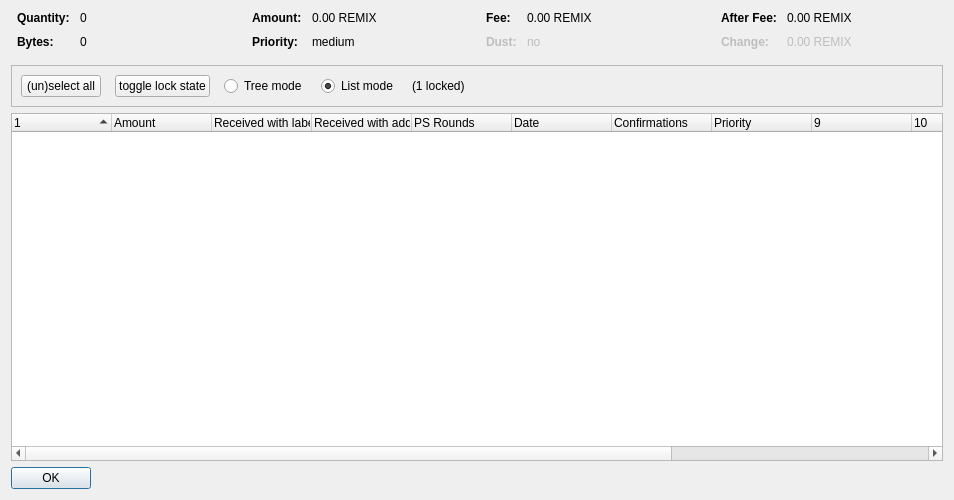
<?xml version="1.0" encoding="UTF-8"?>
<ui version="4.0">
 <class>CoinControlDialog</class>
 <widget class="QDialog" name="CoinControlDialog">
  <property name="geometry">
   <rect>
    <x>0</x>
    <y>0</y>
    <width>954</width>
    <height>500</height>
   </rect>
  </property>
  <property name="windowTitle">
   <string>Coin Selection</string>
  </property>
  <layout class="QVBoxLayout" name="verticalLayout">
   <item>
    <layout class="QHBoxLayout" name="horizontalLayoutTop" stretch="0,0,0,0">
     <property name="topMargin">
      <number>0</number>
     </property>
     <property name="bottomMargin">
      <number>10</number>
     </property>
     <item>
      <layout class="QFormLayout" name="formLayoutCoinControl1">
       <property name="horizontalSpacing">
        <number>10</number>
       </property>
       <property name="verticalSpacing">
        <number>10</number>
       </property>
       <property name="leftMargin">
        <number>6</number>
       </property>
       <property name="rightMargin">
        <number>6</number>
       </property>
       <item row="0" column="0">
        <widget class="QLabel" name="labelCoinControlQuantityText">
         <property name="font">
          <font>
           <weight>75</weight>
           <bold>true</bold>
          </font>
         </property>
         <property name="text">
          <string>Quantity:</string>
         </property>
        </widget>
       </item>
       <item row="0" column="1">
        <widget class="QLabel" name="labelCoinControlQuantity">
         <property name="cursor">
          <cursorShape>IBeamCursor</cursorShape>
         </property>
         <property name="contextMenuPolicy">
          <enum>Qt::ActionsContextMenu</enum>
         </property>
         <property name="text">
          <string notr="true">0</string>
         </property>
         <property name="textInteractionFlags">
          <set>Qt::LinksAccessibleByMouse|Qt::TextSelectableByKeyboard|Qt::TextSelectableByMouse</set>
         </property>
        </widget>
       </item>
       <item row="1" column="0">
        <widget class="QLabel" name="labelCoinControlBytesText">
         <property name="font">
          <font>
           <weight>75</weight>
           <bold>true</bold>
          </font>
         </property>
         <property name="text">
          <string>Bytes:</string>
         </property>
        </widget>
       </item>
       <item row="1" column="1">
        <widget class="QLabel" name="labelCoinControlBytes">
         <property name="cursor">
          <cursorShape>IBeamCursor</cursorShape>
         </property>
         <property name="contextMenuPolicy">
          <enum>Qt::ActionsContextMenu</enum>
         </property>
         <property name="text">
          <string notr="true">0</string>
         </property>
         <property name="textInteractionFlags">
          <set>Qt::LinksAccessibleByMouse|Qt::TextSelectableByKeyboard|Qt::TextSelectableByMouse</set>
         </property>
        </widget>
       </item>
      </layout>
     </item>
     <item>
      <layout class="QFormLayout" name="formLayoutCoinControl2">
       <property name="horizontalSpacing">
        <number>10</number>
       </property>
       <property name="verticalSpacing">
        <number>10</number>
       </property>
       <property name="leftMargin">
        <number>6</number>
       </property>
       <property name="rightMargin">
        <number>6</number>
       </property>
       <item row="0" column="0">
        <widget class="QLabel" name="labelCoinControlAmountText">
         <property name="font">
          <font>
           <weight>75</weight>
           <bold>true</bold>
          </font>
         </property>
         <property name="text">
          <string>Amount:</string>
         </property>
        </widget>
       </item>
       <item row="0" column="1">
        <widget class="QLabel" name="labelCoinControlAmount">
         <property name="cursor">
          <cursorShape>IBeamCursor</cursorShape>
         </property>
         <property name="contextMenuPolicy">
          <enum>Qt::ActionsContextMenu</enum>
         </property>
         <property name="text">
          <string notr="true">0.00 REMIX</string>
         </property>
         <property name="textInteractionFlags">
          <set>Qt::LinksAccessibleByMouse|Qt::TextSelectableByKeyboard|Qt::TextSelectableByMouse</set>
         </property>
        </widget>
       </item>
       <item row="1" column="0">
        <widget class="QLabel" name="labelCoinControlPriorityText">
         <property name="font">
          <font>
           <weight>75</weight>
           <bold>true</bold>
          </font>
         </property>
         <property name="text">
          <string>Priority:</string>
         </property>
        </widget>
       </item>
       <item row="1" column="1">
        <widget class="QLabel" name="labelCoinControlPriority">
         <property name="cursor">
          <cursorShape>IBeamCursor</cursorShape>
         </property>
         <property name="contextMenuPolicy">
          <enum>Qt::ActionsContextMenu</enum>
         </property>
         <property name="text">
          <string>medium</string>
         </property>
         <property name="textInteractionFlags">
          <set>Qt::LinksAccessibleByMouse|Qt::TextSelectableByKeyboard|Qt::TextSelectableByMouse</set>
         </property>
        </widget>
       </item>
      </layout>
     </item>
     <item>
      <layout class="QFormLayout" name="formLayoutCoinControl3">
       <property name="horizontalSpacing">
        <number>10</number>
       </property>
       <property name="verticalSpacing">
        <number>10</number>
       </property>
       <property name="leftMargin">
        <number>6</number>
       </property>
       <property name="rightMargin">
        <number>6</number>
       </property>
       <item row="0" column="0">
        <widget class="QLabel" name="labelCoinControlFeeText">
         <property name="font">
          <font>
           <weight>75</weight>
           <bold>true</bold>
          </font>
         </property>
         <property name="text">
          <string>Fee:</string>
         </property>
        </widget>
       </item>
       <item row="0" column="1">
        <widget class="QLabel" name="labelCoinControlFee">
         <property name="cursor">
          <cursorShape>IBeamCursor</cursorShape>
         </property>
         <property name="contextMenuPolicy">
          <enum>Qt::ActionsContextMenu</enum>
         </property>
         <property name="text">
          <string notr="true">0.00 REMIX</string>
         </property>
         <property name="textInteractionFlags">
          <set>Qt::LinksAccessibleByMouse|Qt::TextSelectableByKeyboard|Qt::TextSelectableByMouse</set>
         </property>
        </widget>
       </item>
       <item row="1" column="0">
        <widget class="QLabel" name="labelCoinControlLowOutputText">
         <property name="enabled">
          <bool>false</bool>
         </property>
         <property name="font">
          <font>
           <weight>75</weight>
           <bold>true</bold>
          </font>
         </property>
         <property name="text">
          <string>Dust:</string>
         </property>
        </widget>
       </item>
       <item row="1" column="1">
        <widget class="QLabel" name="labelCoinControlLowOutput">
         <property name="enabled">
          <bool>false</bool>
         </property>
         <property name="cursor">
          <cursorShape>IBeamCursor</cursorShape>
         </property>
         <property name="contextMenuPolicy">
          <enum>Qt::ActionsContextMenu</enum>
         </property>
         <property name="text">
          <string>no</string>
         </property>
         <property name="textInteractionFlags">
          <set>Qt::LinksAccessibleByMouse|Qt::TextSelectableByKeyboard|Qt::TextSelectableByMouse</set>
         </property>
        </widget>
       </item>
      </layout>
     </item>
     <item>
      <layout class="QFormLayout" name="formLayoutCoinControl4">
       <property name="horizontalSpacing">
        <number>10</number>
       </property>
       <property name="verticalSpacing">
        <number>10</number>
       </property>
       <property name="leftMargin">
        <number>6</number>
       </property>
       <property name="rightMargin">
        <number>6</number>
       </property>
       <item row="0" column="0">
        <widget class="QLabel" name="labelCoinControlAfterFeeText">
         <property name="font">
          <font>
           <weight>75</weight>
           <bold>true</bold>
          </font>
         </property>
         <property name="text">
          <string>After Fee:</string>
         </property>
        </widget>
       </item>
       <item row="0" column="1">
        <widget class="QLabel" name="labelCoinControlAfterFee">
         <property name="cursor">
          <cursorShape>IBeamCursor</cursorShape>
         </property>
         <property name="contextMenuPolicy">
          <enum>Qt::ActionsContextMenu</enum>
         </property>
         <property name="text">
          <string notr="true">0.00 REMIX</string>
         </property>
         <property name="textInteractionFlags">
          <set>Qt::LinksAccessibleByMouse|Qt::TextSelectableByKeyboard|Qt::TextSelectableByMouse</set>
         </property>
        </widget>
       </item>
       <item row="1" column="0">
        <widget class="QLabel" name="labelCoinControlChangeText">
         <property name="enabled">
          <bool>false</bool>
         </property>
         <property name="font">
          <font>
           <weight>75</weight>
           <bold>true</bold>
          </font>
         </property>
         <property name="text">
          <string>Change:</string>
         </property>
        </widget>
       </item>
       <item row="1" column="1">
        <widget class="QLabel" name="labelCoinControlChange">
         <property name="enabled">
          <bool>false</bool>
         </property>
         <property name="cursor">
          <cursorShape>IBeamCursor</cursorShape>
         </property>
         <property name="contextMenuPolicy">
          <enum>Qt::ActionsContextMenu</enum>
         </property>
         <property name="text">
          <string notr="true">0.00 REMIX</string>
         </property>
         <property name="textInteractionFlags">
          <set>Qt::LinksAccessibleByMouse|Qt::TextSelectableByKeyboard|Qt::TextSelectableByMouse</set>
         </property>
        </widget>
       </item>
      </layout>
     </item>
    </layout>
   </item>
   <item>
    <widget class="QFrame" name="frame">
     <property name="minimumSize">
      <size>
       <width>0</width>
       <height>40</height>
      </size>
     </property>
     <property name="frameShape">
      <enum>QFrame::StyledPanel</enum>
     </property>
     <property name="frameShadow">
      <enum>QFrame::Sunken</enum>
     </property>
     <layout class="QHBoxLayout" name="horizontalLayout">
      <item>
       <layout class="QHBoxLayout" name="horizontalLayoutPanel" stretch="0,0,0,0,0,0">
        <property name="spacing">
         <number>14</number>
        </property>
        <item>
         <widget class="QPushButton" name="pushButtonSelectAll">
          <property name="sizePolicy">
           <sizepolicy hsizetype="Maximum" vsizetype="Fixed">
            <horstretch>0</horstretch>
            <verstretch>0</verstretch>
           </sizepolicy>
          </property>
          <property name="text">
           <string>(un)select all</string>
          </property>
          <property name="autoDefault">
           <bool>false</bool>
          </property>
         </widget>
        </item>
        <item>
         <widget class="QPushButton" name="pushButtonToggleLock">
          <property name="sizePolicy">
           <sizepolicy hsizetype="Maximum" vsizetype="Fixed">
            <horstretch>0</horstretch>
            <verstretch>0</verstretch>
           </sizepolicy>
          </property>
          <property name="text">
           <string>toggle lock state</string>
          </property>
          <property name="autoDefault">
           <bool>false</bool>
          </property>
         </widget>
        </item>
        <item>
         <widget class="QRadioButton" name="radioTreeMode">
          <property name="sizePolicy">
           <sizepolicy hsizetype="Maximum" vsizetype="Fixed">
            <horstretch>0</horstretch>
            <verstretch>0</verstretch>
           </sizepolicy>
          </property>
          <property name="text">
           <string>Tree mode</string>
          </property>
         </widget>
        </item>
        <item>
         <widget class="QRadioButton" name="radioListMode">
          <property name="sizePolicy">
           <sizepolicy hsizetype="Maximum" vsizetype="Fixed">
            <horstretch>0</horstretch>
            <verstretch>0</verstretch>
           </sizepolicy>
          </property>
          <property name="text">
           <string>List mode</string>
          </property>
          <property name="checked">
           <bool>true</bool>
          </property>
         </widget>
        </item>
        <item>
         <widget class="QLabel" name="labelLocked">
          <property name="text">
           <string>(1 locked)</string>
          </property>
         </widget>
        </item>
        <item>
         <spacer name="horizontalSpacer">
          <property name="orientation">
           <enum>Qt::Horizontal</enum>
          </property>
          <property name="sizeHint" stdset="0">
           <size>
            <width>40</width>
            <height>20</height>
           </size>
          </property>
         </spacer>
        </item>
       </layout>
      </item>
     </layout>
    </widget>
   </item>
   <item>
    <widget class="CoinControlTreeWidget" name="treeWidget">
     <property name="contextMenuPolicy">
      <enum>Qt::CustomContextMenu</enum>
     </property>
     <property name="sortingEnabled">
      <bool>false</bool>
     </property>
     <property name="columnCount">
      <number>13</number>
     </property>
     <attribute name="headerShowSortIndicator" stdset="0">
      <bool>true</bool>
     </attribute>
     <attribute name="headerStretchLastSection">
      <bool>false</bool>
     </attribute>
     <column>
      <property name="text">
       <string/>
      </property>
     </column>
     <column>
      <property name="text">
       <string>Amount</string>
      </property>
     </column>
     <column>
      <property name="text">
       <string>Received with label</string>
      </property>
     </column>
     <column>
      <property name="text">
       <string>Received with address</string>
      </property>
     </column>
     <column>
      <property name="text">
       <string>PS Rounds</string>
      </property>
     </column>
     <column>
      <property name="text">
       <string>Date</string>
      </property>
     </column>
     <column>
      <property name="text">
       <string>Confirmations</string>
      </property>
      <property name="toolTip">
       <string>Confirmed</string>
      </property>
     </column>
     <column>
      <property name="text">
       <string>Priority</string>
      </property>
     </column>
     <column>
      <property name="text">
       <string/>
      </property>
     </column>
     <column>
      <property name="text">
       <string/>
      </property>
     </column>
     <column>
      <property name="text">
       <string/>
      </property>
     </column>
     <column>
      <property name="text">
       <string/>
      </property>
     </column>
     <column>
      <property name="text">
       <string/>
      </property>
     </column>
    </widget>
   </item>
   <item>
    <widget class="QDialogButtonBox" name="buttonBox">
     <property name="sizePolicy">
      <sizepolicy hsizetype="Maximum" vsizetype="Fixed">
       <horstretch>0</horstretch>
       <verstretch>0</verstretch>
      </sizepolicy>
     </property>
     <property name="orientation">
      <enum>Qt::Horizontal</enum>
     </property>
     <property name="standardButtons">
      <set>QDialogButtonBox::Ok</set>
     </property>
    </widget>
   </item>
  </layout>
 </widget>
 <customwidgets>
  <customwidget>
   <class>CoinControlTreeWidget</class>
   <extends>QTreeWidget</extends>
   <header>coincontroltreewidget.h</header>
  </customwidget>
 </customwidgets>
 <resources/>
 <connections/>
</ui>
